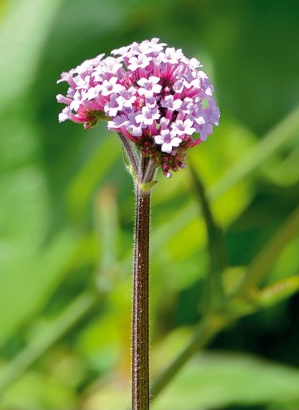
#> input picture images/flower.png, 299 x 410 px, found by its file name
$ python OpencvDemo018.py
#> lines starting #> are read from the running program, lines starting #| are printed output that depends on the picture
#!/usr/bin/env python3
#coding = utf-8

import logging
import numpy as np
from matplotlib import pyplot as plt
import cv2 as cv

# 图像直方图均衡化
def OpencvDemo018():
    logging.basicConfig(level=logging.DEBUG)

    src = cv.imread("images/flower.png")
#> src is the input picture: shape (410, 299, 3); mean B, G, R 64, 137, 107.6
    if src is None:
        logging.error("could not load an image!")
        return cv.Error.StsError

    gray = cv.cvtColor(src, cv.COLOR_BGR2GRAY)
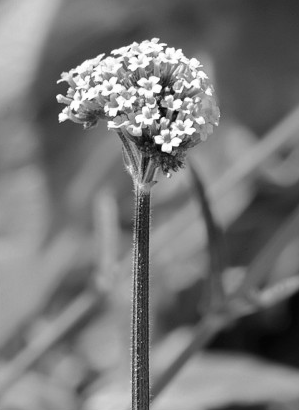
#> gray: shape (410, 299); min 3, max 255, mean 119.8
    cv.namedWindow("input_gray", cv.WINDOW_AUTOSIZE)
    cv.imshow("input_gray", gray)
    dst = cv.equalizeHist(gray)
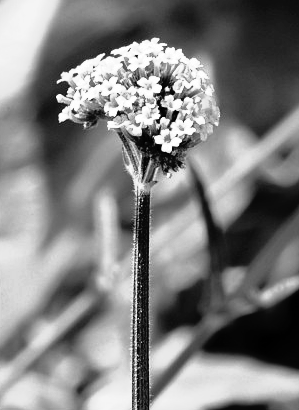
#> dst: shape (410, 299); min 0, max 255, mean 128.4
    cv.imshow("eq_gray", dst)

    custom_hist(gray)
    custom_hist(dst)

    cv.waitKey(0)

    cv.destroyAllWindows()

    return cv.Error.StsOk

def custom_hist(gray):
    h, w = gray.shape
#> h = 410; w = 299
    hist = np.zeros([256], dtype=np.int32)
    for row in range(h):
        for col in range(w):
            pv = gray[row, col]
            hist[pv] += 1
#> after the loop, hist = 256 values, max 1319 at index 157, min 0 at index 0, mean 478.9

    y_pos = np.arange(0, 256, 1, dtype=np.int32)
    plt.bar(y_pos, hist, align='center', color='r', alpha=0.5)
    plt.xticks(y_pos, y_pos)
    plt.ylabel('Frequency')
    plt.title('Histogram')
    plt.show()
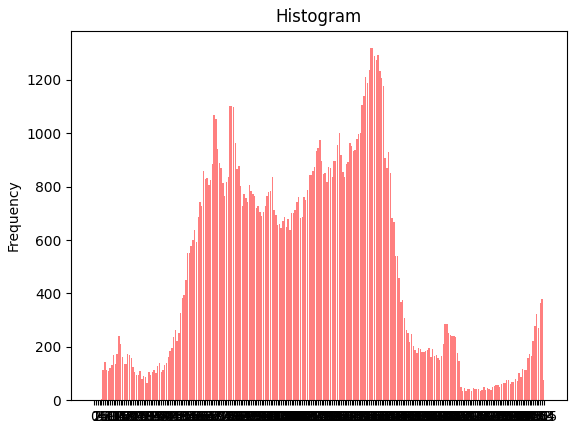
#> figure drawn by matplotlib, 1 panel

if __name__ == "__main__":
    OpencvDemo018()
#> after the loop in custom_hist (call 2), `for row in range(h):`: hist = 256 values, max 1319 at index 198, min 0 at index 18, mean 478.9
#> in custom_hist (call 2), `plt.show()`:
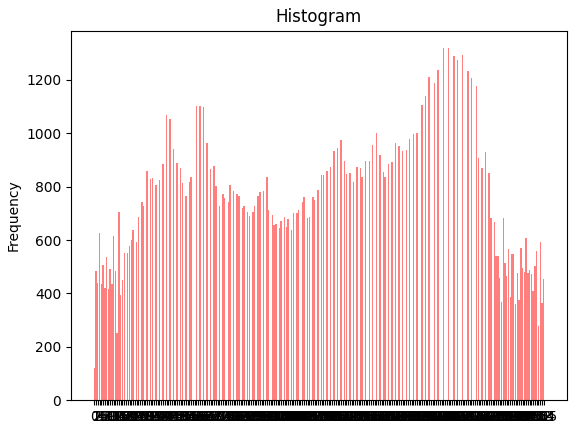
#> figure drawn by matplotlib, 1 panel

# end of file
